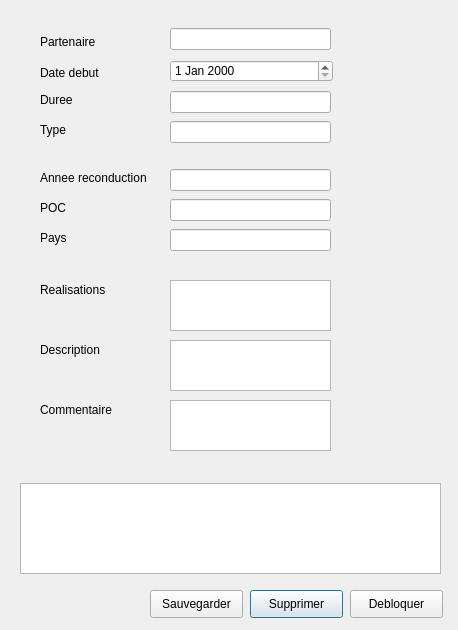
<?xml version="1.0" encoding="UTF-8"?>
<ui version="4.0">
 <class>fichePartenariat</class>
 <widget class="QDialog" name="fichePartenariat">
  <property name="geometry">
   <rect>
    <x>0</x>
    <y>0</y>
    <width>458</width>
    <height>630</height>
   </rect>
  </property>
  <property name="windowTitle">
   <string>Dialog</string>
  </property>
  <widget class="QLineEdit" name="lineEdit_partenaire">
   <property name="geometry">
    <rect>
     <x>170</x>
     <y>28</y>
     <width>161</width>
     <height>22</height>
    </rect>
   </property>
  </widget>
  <widget class="QLineEdit" name="lineEdit_duree">
   <property name="geometry">
    <rect>
     <x>170</x>
     <y>91</y>
     <width>161</width>
     <height>22</height>
    </rect>
   </property>
  </widget>
  <widget class="QLabel" name="label_partenaire">
   <property name="geometry">
    <rect>
     <x>40</x>
     <y>34</y>
     <width>81</width>
     <height>16</height>
    </rect>
   </property>
   <property name="text">
    <string>Partenaire </string>
   </property>
  </widget>
  <widget class="QLabel" name="label_dateDebut">
   <property name="geometry">
    <rect>
     <x>40</x>
     <y>65</y>
     <width>81</width>
     <height>16</height>
    </rect>
   </property>
   <property name="text">
    <string>Date debut </string>
   </property>
  </widget>
  <widget class="QLabel" name="label_duree">
   <property name="geometry">
    <rect>
     <x>40</x>
     <y>90</y>
     <width>51</width>
     <height>20</height>
    </rect>
   </property>
   <property name="text">
    <string>Duree</string>
   </property>
  </widget>
  <widget class="QLabel" name="label_type">
   <property name="geometry">
    <rect>
     <x>40</x>
     <y>120</y>
     <width>51</width>
     <height>20</height>
    </rect>
   </property>
   <property name="text">
    <string>Type</string>
   </property>
  </widget>
  <widget class="QLineEdit" name="lineEdit_type">
   <property name="geometry">
    <rect>
     <x>170</x>
     <y>121</y>
     <width>161</width>
     <height>22</height>
    </rect>
   </property>
  </widget>
  <widget class="QLabel" name="label_anneeReconduction">
   <property name="geometry">
    <rect>
     <x>40</x>
     <y>168</y>
     <width>121</width>
     <height>20</height>
    </rect>
   </property>
   <property name="text">
    <string>Annee reconduction </string>
   </property>
  </widget>
  <widget class="QLineEdit" name="lineEdit_anneeReconduction">
   <property name="geometry">
    <rect>
     <x>170</x>
     <y>169</y>
     <width>161</width>
     <height>22</height>
    </rect>
   </property>
   <property name="text">
    <string/>
   </property>
  </widget>
  <widget class="QLabel" name="label_description">
   <property name="geometry">
    <rect>
     <x>40</x>
     <y>340</y>
     <width>71</width>
     <height>20</height>
    </rect>
   </property>
   <property name="text">
    <string>Description </string>
   </property>
  </widget>
  <widget class="QLabel" name="label_commentaire">
   <property name="geometry">
    <rect>
     <x>40</x>
     <y>400</y>
     <width>91</width>
     <height>20</height>
    </rect>
   </property>
   <property name="text">
    <string>Commentaire </string>
   </property>
  </widget>
  <widget class="QLabel" name="label_poc">
   <property name="geometry">
    <rect>
     <x>40</x>
     <y>198</y>
     <width>41</width>
     <height>20</height>
    </rect>
   </property>
   <property name="text">
    <string>POC  </string>
   </property>
  </widget>
  <widget class="QLineEdit" name="lineEdit_poc">
   <property name="geometry">
    <rect>
     <x>170</x>
     <y>199</y>
     <width>161</width>
     <height>22</height>
    </rect>
   </property>
   <property name="text">
    <string/>
   </property>
  </widget>
  <widget class="QLabel" name="label_realisations">
   <property name="geometry">
    <rect>
     <x>40</x>
     <y>280</y>
     <width>91</width>
     <height>20</height>
    </rect>
   </property>
   <property name="text">
    <string>Realisations </string>
   </property>
  </widget>
  <widget class="QLineEdit" name="lineEdit_pays">
   <property name="geometry">
    <rect>
     <x>170</x>
     <y>229</y>
     <width>161</width>
     <height>22</height>
    </rect>
   </property>
   <property name="text">
    <string/>
   </property>
  </widget>
  <widget class="QLabel" name="label_pays">
   <property name="geometry">
    <rect>
     <x>40</x>
     <y>228</y>
     <width>41</width>
     <height>20</height>
    </rect>
   </property>
   <property name="text">
    <string>Pays</string>
   </property>
  </widget>
  <widget class="QDateEdit" name="dateEdit_dateDebut">
   <property name="geometry">
    <rect>
     <x>170</x>
     <y>60</y>
     <width>163</width>
     <height>22</height>
    </rect>
   </property>
  </widget>
  <widget class="QPushButton" name="pushButton_supprimerPartenariat">
   <property name="geometry">
    <rect>
     <x>250</x>
     <y>590</y>
     <width>93</width>
     <height>28</height>
    </rect>
   </property>
   <property name="text">
    <string>Supprimer</string>
   </property>
  </widget>
  <widget class="QPushButton" name="pushButton_sauvegarderPartenariat">
   <property name="geometry">
    <rect>
     <x>150</x>
     <y>590</y>
     <width>93</width>
     <height>28</height>
    </rect>
   </property>
   <property name="text">
    <string>Sauvegarder</string>
   </property>
  </widget>
  <widget class="QPushButton" name="pushButton_bloquedPartenariat">
   <property name="geometry">
    <rect>
     <x>350</x>
     <y>590</y>
     <width>93</width>
     <height>28</height>
    </rect>
   </property>
   <property name="text">
    <string>Debloquer</string>
   </property>
  </widget>
  <widget class="QPlainTextEdit" name="plainTextEdit_commentaire">
   <property name="geometry">
    <rect>
     <x>170</x>
     <y>340</y>
     <width>161</width>
     <height>51</height>
    </rect>
   </property>
  </widget>
  <widget class="QPlainTextEdit" name="plainTextEdit_description">
   <property name="geometry">
    <rect>
     <x>170</x>
     <y>280</y>
     <width>161</width>
     <height>51</height>
    </rect>
   </property>
  </widget>
  <widget class="QLabel" name="label_partenaireControl">
   <property name="geometry">
    <rect>
     <x>340</x>
     <y>29</y>
     <width>20</width>
     <height>20</height>
    </rect>
   </property>
   <property name="text">
    <string/>
   </property>
  </widget>
  <widget class="QLabel" name="label_dateDebutControl">
   <property name="geometry">
    <rect>
     <x>340</x>
     <y>60</y>
     <width>20</width>
     <height>20</height>
    </rect>
   </property>
   <property name="text">
    <string/>
   </property>
  </widget>
  <widget class="QLabel" name="label_dureeControl">
   <property name="geometry">
    <rect>
     <x>340</x>
     <y>91</y>
     <width>20</width>
     <height>20</height>
    </rect>
   </property>
   <property name="text">
    <string/>
   </property>
  </widget>
  <widget class="QLabel" name="label_typeControl">
   <property name="geometry">
    <rect>
     <x>340</x>
     <y>123</y>
     <width>20</width>
     <height>20</height>
    </rect>
   </property>
   <property name="text">
    <string/>
   </property>
  </widget>
  <widget class="QLabel" name="label_anneeReconductionControl">
   <property name="geometry">
    <rect>
     <x>340</x>
     <y>170</y>
     <width>20</width>
     <height>20</height>
    </rect>
   </property>
   <property name="text">
    <string/>
   </property>
  </widget>
  <widget class="QLabel" name="label_pocControl">
   <property name="geometry">
    <rect>
     <x>340</x>
     <y>200</y>
     <width>20</width>
     <height>20</height>
    </rect>
   </property>
   <property name="text">
    <string/>
   </property>
  </widget>
  <widget class="QLabel" name="label_realisationsControl">
   <property name="geometry">
    <rect>
     <x>340</x>
     <y>283</y>
     <width>20</width>
     <height>20</height>
    </rect>
   </property>
   <property name="text">
    <string/>
   </property>
  </widget>
  <widget class="QLabel" name="label_paysControl">
   <property name="geometry">
    <rect>
     <x>340</x>
     <y>230</y>
     <width>20</width>
     <height>20</height>
    </rect>
   </property>
   <property name="text">
    <string/>
   </property>
  </widget>
  <widget class="QLabel" name="label_descriptionControl">
   <property name="geometry">
    <rect>
     <x>339</x>
     <y>343</y>
     <width>20</width>
     <height>20</height>
    </rect>
   </property>
   <property name="text">
    <string/>
   </property>
  </widget>
  <widget class="QLabel" name="label_commentaireControl">
   <property name="geometry">
    <rect>
     <x>340</x>
     <y>404</y>
     <width>20</width>
     <height>20</height>
    </rect>
   </property>
   <property name="text">
    <string/>
   </property>
  </widget>
  <widget class="QTableView" name="tableView_commentaire">
   <property name="geometry">
    <rect>
     <x>20</x>
     <y>483</y>
     <width>421</width>
     <height>91</height>
    </rect>
   </property>
  </widget>
  <widget class="QPlainTextEdit" name="plainTextEdit_realisations">
   <property name="geometry">
    <rect>
     <x>170</x>
     <y>400</y>
     <width>161</width>
     <height>51</height>
    </rect>
   </property>
  </widget>
 </widget>
 <resources/>
 <connections/>
</ui>
